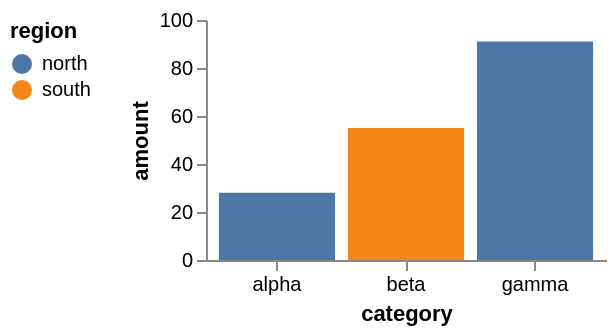

The specification (Vega-Lite) saved for this image:
### Vega specification from a JSON file in a GitHub repository (floating-point values rounded to 4 significant figures)
{"$schema": "https://vega.github.io/schema/vega/v6.json", "description": "a left-hand legend beside a left axis with a rotated title: the legend is anchored at the floor of how far that axis reaches, so the title's box has to be measured to the last bit — upstream measures it at the axis's origin and translates it out.", "width": 200, "height": 120, "padding": 5, "data": [{"name": "t", "values": [{"c": "alpha", "v": 28, "g": "north"}, {"c": "beta", "v": 55, "g": "south"}, {"c": "gamma", "v": 91, "g": "north"}]}], "scales": [{"name": "x", "type": "band", "domain": {"data": "t", "field": "c"}, "range": "width", "padding": 0.1}, {"name": "y", "type": "linear", "domain": {"data": "t", "field": "v"}, "range": "height", "nice": true}, {"name": "colour", "type": "ordinal", "domain": {"data": "t", "field": "g"}, "range": "category"}], "axes": [{"orient": "bottom", "scale": "x", "title": "category"}, {"orient": "left", "scale": "y", "title": "amount", "tickCount": 4}], "legends": [{"fill": "colour", "title": "region", "orient": "left"}], "marks": [{"type": "rect", "from": {"data": "t"}, "encode": {"enter": {"x": {"scale": "x", "field": "c"}, "width": {"scale": "x", "band": 1}, "y": {"scale": "y", "field": "v"}, "y2": {"scale": "y", "value": 0}, "fill": {"scale": "colour", "field": "g"}}}}]}
